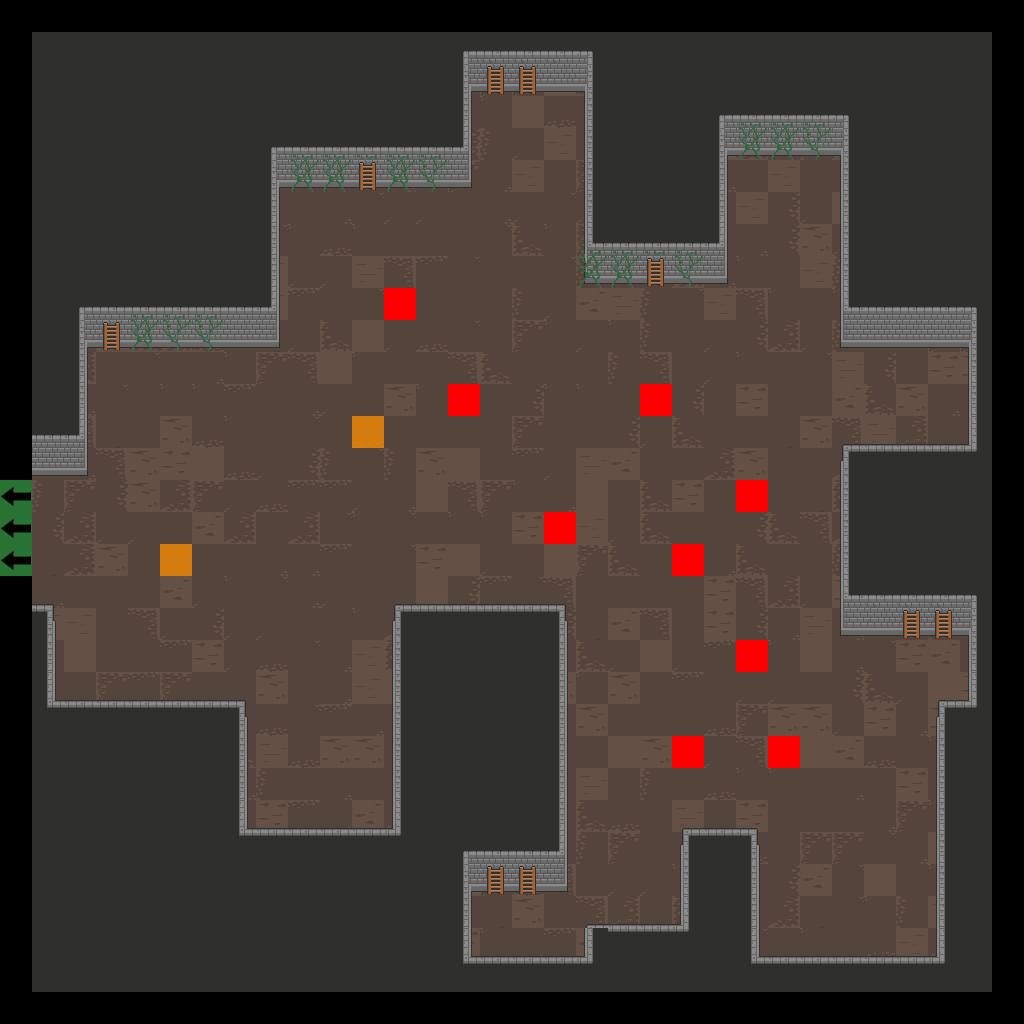

This game map was drawn from its Tiled (.tmx) file and the tilesets committed beside it. A one-line description and the trimmed map source follow:
An orthogonal 32x32 tile map with 32x32 px tiles, 7 tile layers (Floor, Walls, Doors, Pillars, ...), 2 tilesets.

<map version="1.2" tiledversion="2019.04.18" orientation="orthogonal" renderorder="right-down" width="32" height="32" tilewidth="32" tileheight="32" infinite="0" nextlayerid="22" nextobjectid="1">
 <tileset firstgid="1" source="Dungeon_Tileset_2.tsx" />
 <tileset firstgid="321" source="flags.tsx" />
 <layer id="15" name="Floor" width="32" height="32">
  <data>[1024 cells, 900 non-empty, 30 distinct tile ids]</data>
 </layer>
 <layer id="16" name="Walls" width="32" height="32">
  <data>[1024 cells, 496 non-empty, 28 distinct tile ids]</data>
 </layer>
 <layer id="17" name="Doors" width="32" height="32">
  <data>[1024 cells, 0 non-empty, 0 distinct tile ids]</data>
 </layer>
 <layer id="18" name="Pillars" width="32" height="32">
  <data>[1024 cells, 0 non-empty, 0 distinct tile ids]</data>
 </layer>
 <layer id="19" name="Candles" width="32" height="32">
  <data>[1024 cells, 0 non-empty, 0 distinct tile ids]</data>
 </layer>
 <layer id="20" name="Debris" width="32" height="32">
  <data>[1024 cells, 37 non-empty, 5 distinct tile ids]</data>
 </layer>
 <layer id="21" name="Flags" width="32" height="32">
  <data>[1024 cells, 14 non-empty, 3 distinct tile ids]</data>
 </layer>
</map>
